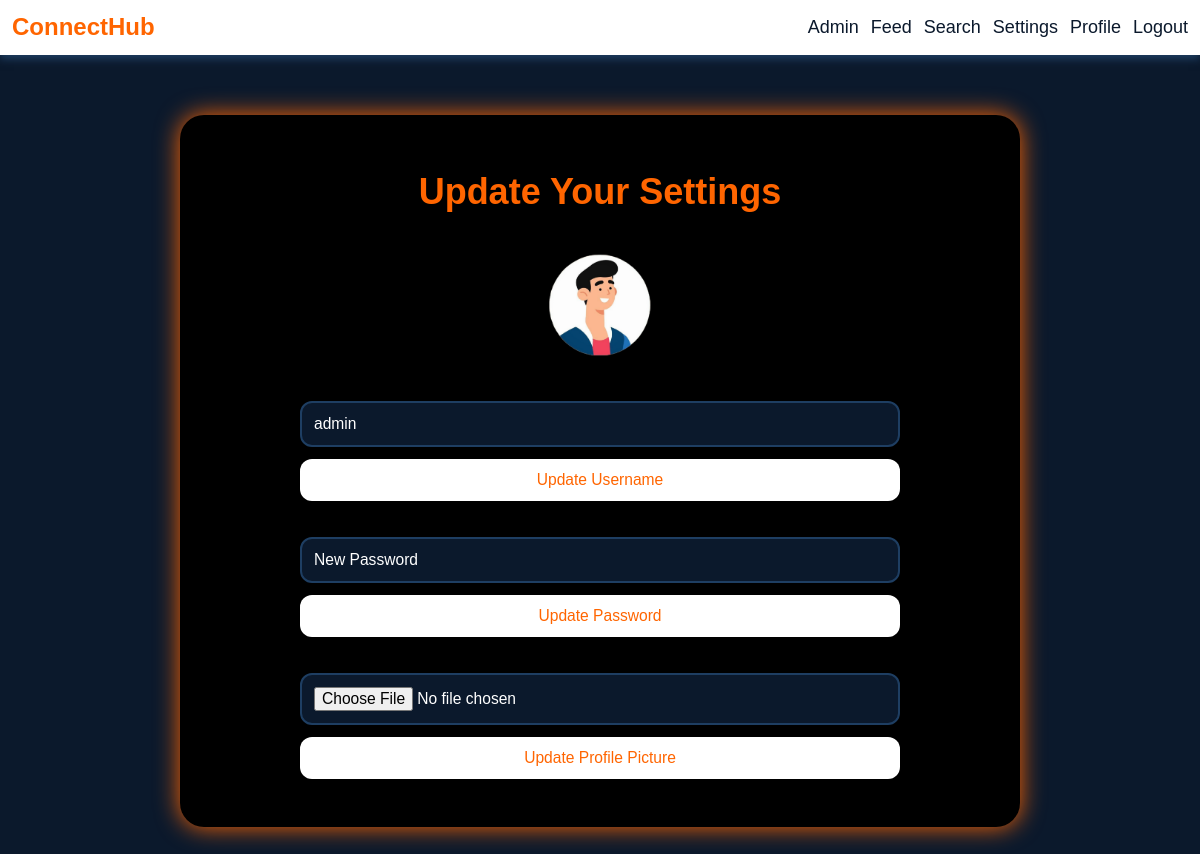
/app/settings.php (signed in), run on the app's committed database.
### tables this page shows
CREATE TABLE `users` (
  `id` bigint(20) NOT NULL,
  `user_id` bigint(20) NOT NULL,
  `user_name` varchar(100) NOT NULL,
  `password` varchar(100) NOT NULL,
  `date` timestamp NOT NULL DEFAULT current_timestamp() ON UPDATE current_timestamp(),
  `profile_picture` varchar(255) DEFAULT NULL,
  `profile_description` text DEFAULT NULL,
  `role` varchar(20) DEFAULT 'user'
);

### app/settings.php (the view, shortened to what this page needs)
<?php
include("functions.php");
if (isset($_SESSION['user_id'])) {
    $user_id = $_SESSION['user_id'];
        $queryx = "SELECT id FROM users WHERE user_id = ?";
        $stmt = $con->prepare($queryx);
        $stmt->bind_param("i", $user_id);
        $stmt->execute();
        $stmt->bind_result($id);
} else {
    $message = "User is not logged in!";
}
$query = "SELECT * FROM users WHERE id = '$id' LIMIT 1";
$result = mysqli_query($con, $query);
$user_data = mysqli_fetch_assoc($result);
$p="SELECT profile_picture from users where id = '$id'";
$resultp = mysqli_query($con, $p);
$user_pic = mysqli_fetch_assoc($resultp);
?>
<!DOCTYPE html>
<html lang="en">
<head>
    <link rel="stylesheet" href="general.css">
    <link rel="stylesheet" href="settings.css">
</head>
<body>
<nav class="navbar">
    <a class="nav-brand" href="home.php">ConnectHub</a>
    <div class="nav-links">
        <a href="admin.php">Admin</a>
        <a href="feed.php">Feed</a>
        <a href="search.php">Search</a>
        <a href="settings.php">Settings</a>
        <a href="profile.php?id=<?php echo $id; ?>">Profile</a>
        <a href="logout.php">Logout</a>
        </div>
    </nav>
<div class="settings-container">
    <h2>Update Your Settings</h2>
    <img src="uploads/<?php echo $user_pic['profile_picture']; ?>" alt="Profile Picture" class="profile-picture">
    <form method="POST">
        <input type="text" name="new_username" placeholder="New Username" value="<?php echo $user_data['user_name']; ?>" required>
        <button type="submit">Update Username</button>
    </form>
    <form method="POST">
        <input type="password" name="new_password" placeholder="New Password" required>
        <button type="submit">Update Password</button>
    </form>
    <form method="POST" enctype="multipart/form-data">
        <input type="file" name="profile_picture" accept="image/*" required>
        <button type="submit">Update Profile Picture</button>
    </form>
</div>
</body>
</html>

### app/general.css (style rules this page uses)
:root { --main-light: #fff; --secondary-dark: #fe4f5a; --main-orange: #FF6500; --dark-navy: #0B192C; --light-navy: #1E3E62; --main-black: black; }
* { margin: 0; padding: 0; box-sizing: border-box; font-family: Arial, sans-serif; }
body { background-color: var(--dark-navy); line-height: 1.6; min-height: 100vh; }
.navbar { background-color: var(--main-light); box-shadow: 0 4px 8px var(--light-navy); display: flex; justify-content: flex-end; align-items: center; padding: 0.7vw 1vw; width: 100%; top: 0; z-index: 10000; position: sticky; }
.nav-brand { margin-right: auto; font-size: 2vw; font-weight: bold; color: var(--main-orange); }
a.nav-brand { text-decoration: none; }
.nav-links { display: flex; gap: 1vw; align-items: center; }
.nav-links a { text-decoration: none; color: var(--dark-navy); font-size: 1.5vw; }

### app/settings.css (style rules this page uses)
.settings-container { display: flex; flex-direction: column; align-items: center; justify-content: center; margin: auto; width: 70vw; background-color: var(--main-black); border-radius: 2vw; text-align: center; margin-top: 5vw; margin-bottom: 5vw; padding: 2vw 0; box-shadow: 0 0 2vw var(--main-orange); }
.settings-container h2 { color: var(--main-orange); padding: 2vw; font-size: 3vw; }
.settings-container input, .settings-container textarea, .settings-container button { width: 50vw; padding: 1vw; margin: 1vw 0; border: 0.2vw solid var(--light-navy); border-radius: 1vw; background-color: var(--dark-navy); color: var(--main-light); font-size: 1.3vw; outline: none; }
.settings-container button { background-color: var(--main-light); color: var(--main-orange); outline: none; border: none; cursor: pointer; transition: background-color 0.3s; margin: 0 0 2vw; }
.settings-container textarea::placeholder, .settings-container input::placeholder { color: var(--main-light); }
.profile-picture { width: 10vw; height: 10vw; border-radius: 50%; object-fit: cover; margin-bottom: 2vw; }

### data on the page
users: profile_picture (picture), new_username "admin"
